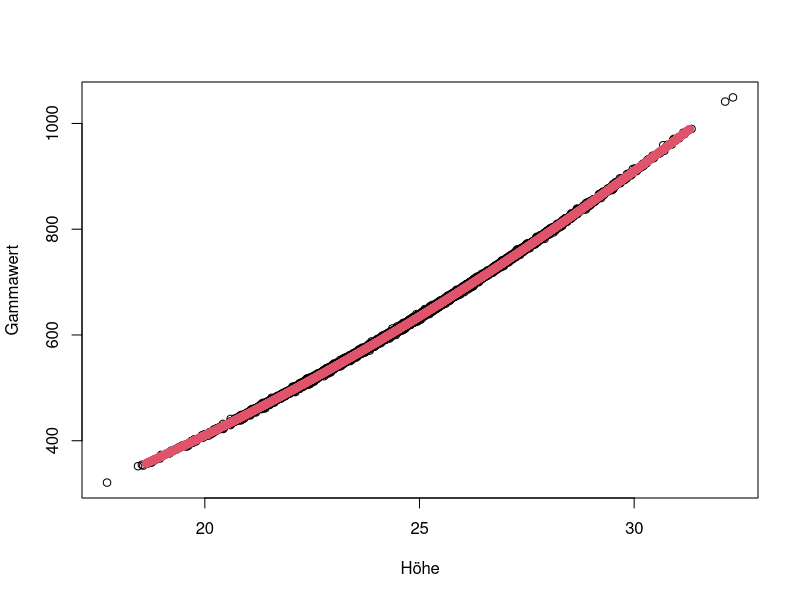
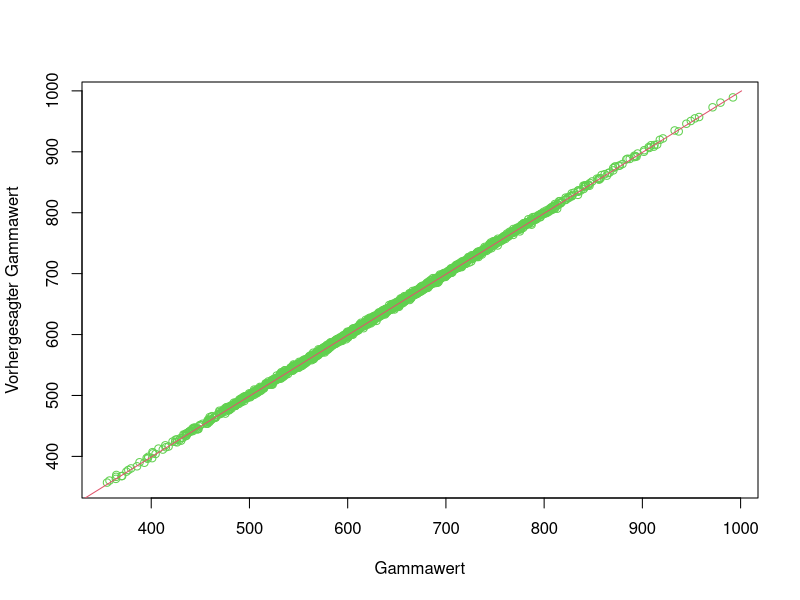

Write the R code that produced these figures, in order.
library(readr)

set.seed(42)
data <- read_csv("data/SmartBuild.csv")

# Daten aufteilen in 80/20 Verteilung
index       <- sample(1:nrow(data),size = (nrow(data)*0.8))
train_data  <- data[index,]
test_data   <- data[-index,]

test <- data.frame(Hoehe=seq(min(test_data$Hoehe), max(test_data$Hoehe), length.out=nrow(test_data)))

# Create Models
polModel <- lm(Gammawert~poly(Hoehe, 2, raw=T), train_data)
linModel <- lm(Gammawert~Hoehe, train_data)

# Create Visualisation
plot(train_data$Hoehe, 
     train_data$Gammawert, 
     col = 1, 
     xlab = "Höhe", 
     ylab = "Gammawert", 
     cex = 1)

points(test$Hoehe, 
       predict(polModel, test), 
       col = 2, 
       lwd = 1)

# Evaluation
polErr      <- mean(abs(predict(polModel, test_data) - test_data$Gammawert))
linErr      <- mean(abs(predict(linModel, test_data) - test_data$Gammawert))
baselineErr <- mean(abs(mean(train_data$Gammawert)- test_data$Gammawert))

plot(x=test_data$Gammawert, 
     xlab = "Gammawert", 
     y = predict(polModel, test_data), 
     ylab = "Vorhergesagter Gammawert", 
     col = 3)


points(seq(0, 1000), 
       col = 2, 
       type = "l")
